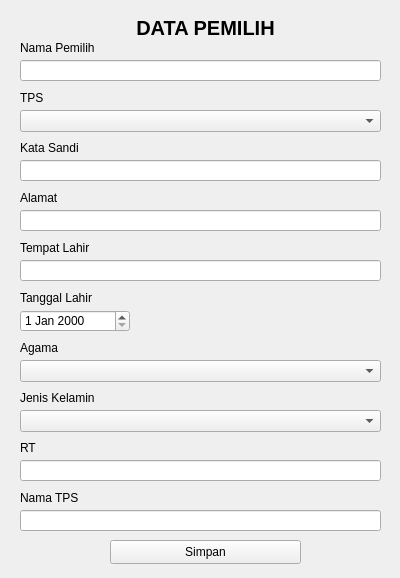
<?xml version="1.0" encoding="UTF-8"?>
<ui version="4.0">
 <class>Form</class>
 <widget class="QWidget" name="Form">
  <property name="geometry">
   <rect>
    <x>0</x>
    <y>0</y>
    <width>400</width>
    <height>578</height>
   </rect>
  </property>
  <property name="windowTitle">
   <string>Form</string>
  </property>
  <widget class="QPushButton" name="simpan">
   <property name="geometry">
    <rect>
     <x>110</x>
     <y>540</y>
     <width>191</width>
     <height>24</height>
    </rect>
   </property>
   <property name="text">
    <string>Simpan</string>
   </property>
  </widget>
  <widget class="QLabel" name="label">
   <property name="geometry">
    <rect>
     <x>20</x>
     <y>20</y>
     <width>371</width>
     <height>16</height>
    </rect>
   </property>
   <property name="font">
    <font>
     <pointsize>15</pointsize>
     <bold>true</bold>
    </font>
   </property>
   <property name="text">
    <string>DATA PEMILIH</string>
   </property>
   <property name="alignment">
    <set>Qt::AlignCenter</set>
   </property>
  </widget>
  <widget class="QLabel" name="label_2">
   <property name="geometry">
    <rect>
     <x>20</x>
     <y>40</y>
     <width>101</width>
     <height>16</height>
    </rect>
   </property>
   <property name="text">
    <string>Nama Pemilih</string>
   </property>
  </widget>
  <widget class="QLineEdit" name="nama_pemilih">
   <property name="geometry">
    <rect>
     <x>20</x>
     <y>60</y>
     <width>361</width>
     <height>21</height>
    </rect>
   </property>
  </widget>
  <widget class="QLabel" name="label_3">
   <property name="geometry">
    <rect>
     <x>20</x>
     <y>90</y>
     <width>101</width>
     <height>16</height>
    </rect>
   </property>
   <property name="text">
    <string>TPS</string>
   </property>
  </widget>
  <widget class="QComboBox" name="tps">
   <property name="geometry">
    <rect>
     <x>20</x>
     <y>110</y>
     <width>361</width>
     <height>22</height>
    </rect>
   </property>
  </widget>
  <widget class="QLabel" name="label_4">
   <property name="geometry">
    <rect>
     <x>20</x>
     <y>140</y>
     <width>101</width>
     <height>16</height>
    </rect>
   </property>
   <property name="text">
    <string>Kata Sandi</string>
   </property>
  </widget>
  <widget class="QLabel" name="label_5">
   <property name="geometry">
    <rect>
     <x>20</x>
     <y>190</y>
     <width>101</width>
     <height>16</height>
    </rect>
   </property>
   <property name="text">
    <string>Alamat</string>
   </property>
  </widget>
  <widget class="QLineEdit" name="alamat">
   <property name="geometry">
    <rect>
     <x>20</x>
     <y>210</y>
     <width>361</width>
     <height>21</height>
    </rect>
   </property>
  </widget>
  <widget class="QLabel" name="label_6">
   <property name="geometry">
    <rect>
     <x>20</x>
     <y>240</y>
     <width>101</width>
     <height>16</height>
    </rect>
   </property>
   <property name="text">
    <string>Tempat Lahir</string>
   </property>
  </widget>
  <widget class="QLineEdit" name="tempat_lahir">
   <property name="geometry">
    <rect>
     <x>20</x>
     <y>260</y>
     <width>361</width>
     <height>21</height>
    </rect>
   </property>
  </widget>
  <widget class="QLineEdit" name="kata_sandi">
   <property name="geometry">
    <rect>
     <x>20</x>
     <y>160</y>
     <width>361</width>
     <height>21</height>
    </rect>
   </property>
  </widget>
  <widget class="QLabel" name="label_7">
   <property name="geometry">
    <rect>
     <x>20</x>
     <y>290</y>
     <width>101</width>
     <height>16</height>
    </rect>
   </property>
   <property name="text">
    <string>Tanggal Lahir</string>
   </property>
  </widget>
  <widget class="QDateEdit" name="tanggal_lahir">
   <property name="geometry">
    <rect>
     <x>20</x>
     <y>310</y>
     <width>110</width>
     <height>22</height>
    </rect>
   </property>
  </widget>
  <widget class="QComboBox" name="agama">
   <property name="geometry">
    <rect>
     <x>20</x>
     <y>360</y>
     <width>361</width>
     <height>22</height>
    </rect>
   </property>
  </widget>
  <widget class="QLabel" name="label_8">
   <property name="geometry">
    <rect>
     <x>20</x>
     <y>340</y>
     <width>101</width>
     <height>16</height>
    </rect>
   </property>
   <property name="text">
    <string>Agama</string>
   </property>
  </widget>
  <widget class="QComboBox" name="jk">
   <property name="geometry">
    <rect>
     <x>20</x>
     <y>410</y>
     <width>361</width>
     <height>22</height>
    </rect>
   </property>
  </widget>
  <widget class="QLabel" name="label_9">
   <property name="geometry">
    <rect>
     <x>20</x>
     <y>390</y>
     <width>101</width>
     <height>16</height>
    </rect>
   </property>
   <property name="text">
    <string>Jenis Kelamin</string>
   </property>
  </widget>
  <widget class="QLabel" name="label_10">
   <property name="geometry">
    <rect>
     <x>20</x>
     <y>440</y>
     <width>101</width>
     <height>16</height>
    </rect>
   </property>
   <property name="text">
    <string>RT</string>
   </property>
  </widget>
  <widget class="QLabel" name="label_11">
   <property name="geometry">
    <rect>
     <x>20</x>
     <y>490</y>
     <width>101</width>
     <height>16</height>
    </rect>
   </property>
   <property name="text">
    <string>Nama TPS</string>
   </property>
  </widget>
  <widget class="QLineEdit" name="nama_tps">
   <property name="geometry">
    <rect>
     <x>20</x>
     <y>510</y>
     <width>361</width>
     <height>21</height>
    </rect>
   </property>
  </widget>
  <widget class="QLineEdit" name="rt">
   <property name="geometry">
    <rect>
     <x>20</x>
     <y>460</y>
     <width>361</width>
     <height>21</height>
    </rect>
   </property>
  </widget>
 </widget>
 <resources/>
 <connections/>
</ui>
